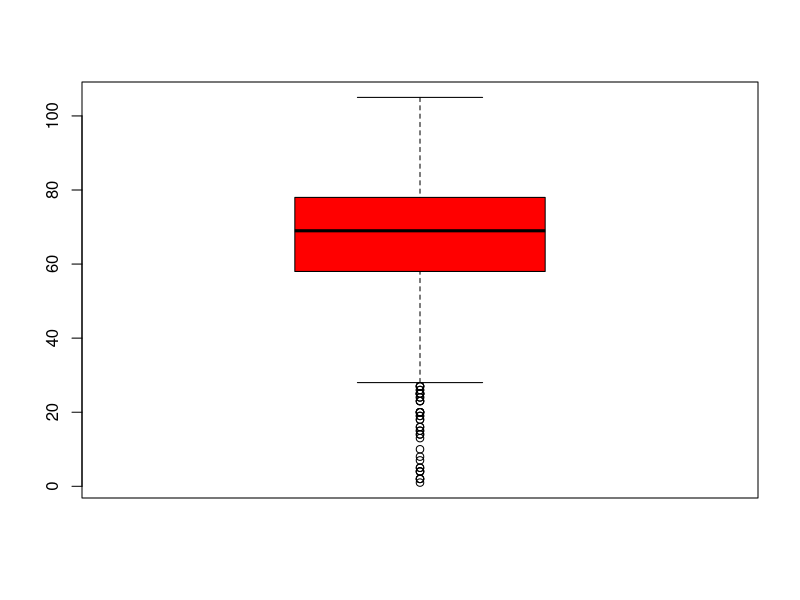
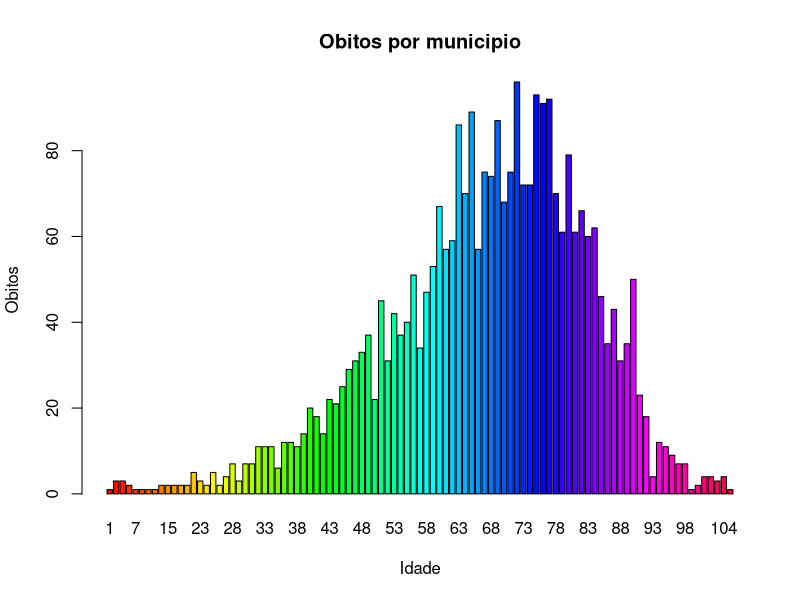
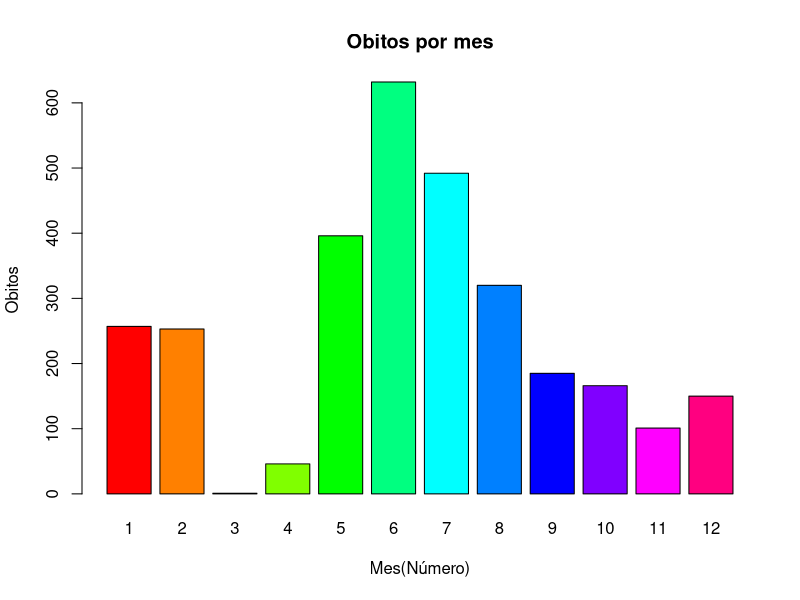
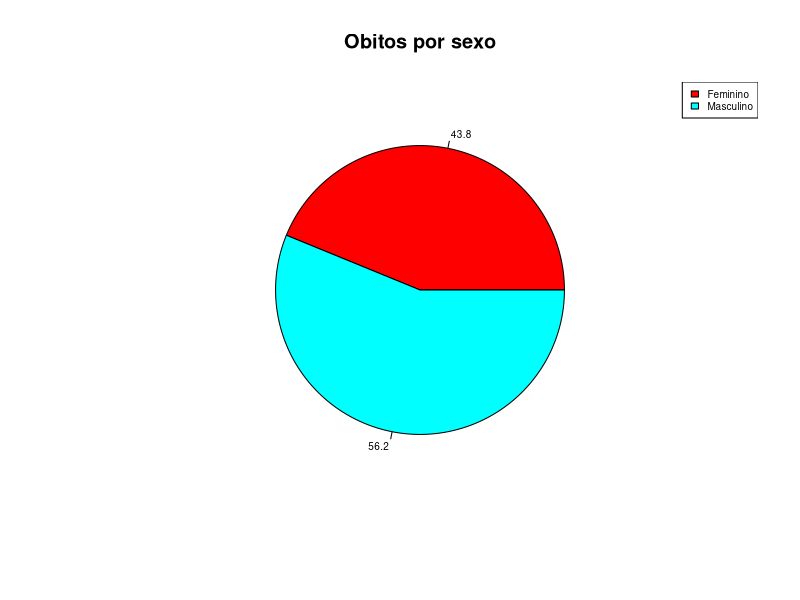
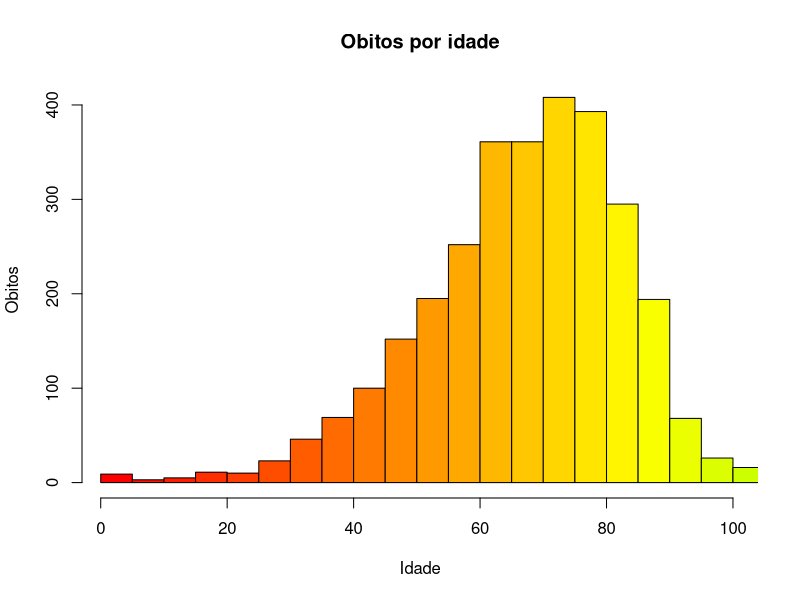
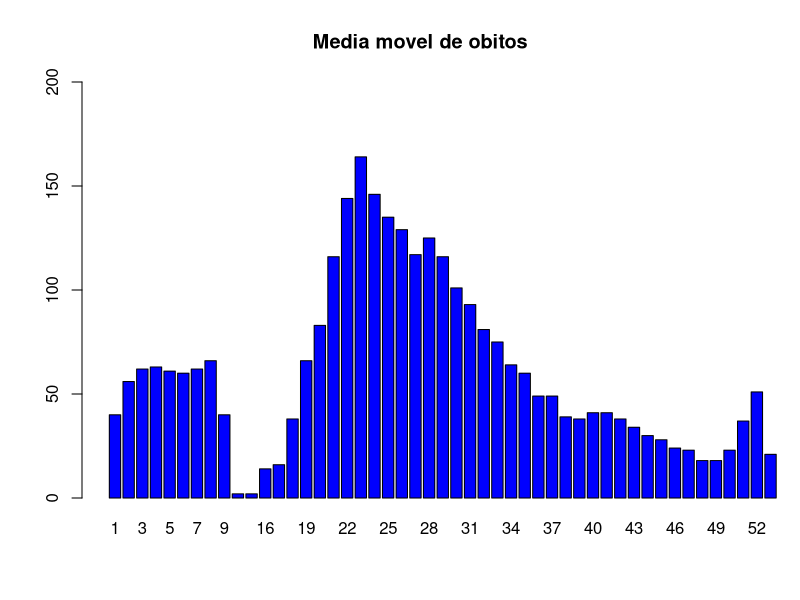

These figures' R source, in order:
# lendo a base de dados
install.packages("data.table")
library(data.table)
full_data <- as.data.frame(read.csv(file='BaseCovidAlagoas.csv', header = TRUE, sep=","))

# vector com a coluna "Idade" transformada para inteiros
por_idade = c()
for(i in full_data["Idade"]) { por_idade <- i }
por_idade <- as.numeric(gsub("([0-9]+).*$", "\\1", por_idade))

# tabela de obitos por mes
por_mes <- table(full_data$Mes)

#tabela de obitos por sexo
full_data$Sexo[full_data$Sexo == "Feminino "] <- "Feminino"

full_data$Sexo[full_data$Sexo == "Masculino "] <- "Masculino"

por_sexo <- table(full_data$Sexo); por_sexo

#1.1 Grafico de obitos por municipio (boxplot)
boxplot(por_idade, data = data, col = c("red"))

#1.2 Grafico de obitos por municipio (barra)
barplot(table(por_idade), main="Obitos por municipio", xlab="Idade", ylab="Obitos", col=rainbow(100))

#2 Grafico de Obitos por mes (Barras)
barplot(por_mes, main="Obitos por mes", xlab="Mes(Número)", ylab="Obitos", col=rainbow(length(por_mes)))

# 3 Graficos de Obitos por sexo (Pizza)
lab <- round(100*por_sexo/sum(por_sexo), 1)
pie(por_sexo,labels = lab, main="Obitos por sexo", col = rainbow(length(por_sexo)), radius = 0.75, cex=.6)
legend("topright", names(por_sexo), cex = 0.6, fill = rainbow(length(por_sexo)))

# 4 Graficos Obitos por idade (histograma)
hist(por_idade, col=rainbow(100), xlab="Idade", ylab="Obitos", main="Obitos por idade", breaks=25, xlim=c(1,100))

#5 Gráfico de óbitos por dia e média móvel simples de 7 em 7 dias

full_data["Dia"] <- as.Date(sprintf("%d-%d-%d",full_data$Ano, full_data$Mes, full_data$Data));
full_data["Semana"] <- week(sprintf("%d-%d-%d",full_data$Ano, full_data$Mes, full_data$Data));
head(full_data)

obitosSemana <- as.data.frame(cbind(full_data$Idade, full_data$Semana)); obitosSemana

barplot(table(full_data$Semana), main = "Media movel de obitos", col = "blue",
        ylim = c(0, 200), xlim = c(0, 55))
freq = table(cut(full_data$Semana, breaks = full_data$Seq, right=FALSE));
freq

medias = c();
tendencia = c();

for(i in 3:54){
   medias <- c(medias, mean(c(freq[i - 2], freq[i - 1])));
   if(mean(c(freq[i - 2], freq[i - 1])) * 1.15 > freq[i]){
     tendencia <- c(tendencia, "Queda")
   }
   
   if(mean(c(freq[i - 2], freq[i - 1])) * 1.15 < freq[i]){
     tendencia <- c(tendencia, "Cresceu")
   }
   
   else{
     tendencia <- c(tendencia, "Estável")
   }
   
   }; medias; tendencia
